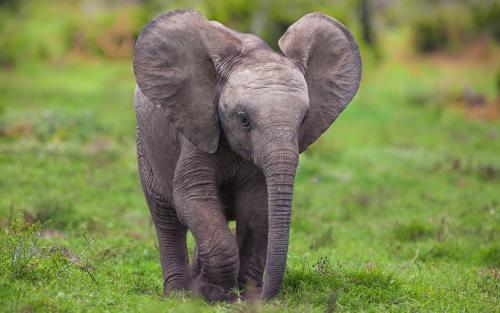
#> input picture _4.python/__code/大數據淘金術：Python機器學習高手實彈演練/elephant.jpg, 500 x 313 px, found by its file name
$ python filter.py
#> lines starting #> are read from the running program, lines starting #| are printed output that depends on the picture
from PIL import Image,ImageFilter
im=Image.open("images/elephant.jpg")
#> im is the input picture: PIL image 500x313 RGB; mean R, G, B 124.4, 132.9, 82.1
new=im.filter(ImageFilter.EDGE_ENHANCE)
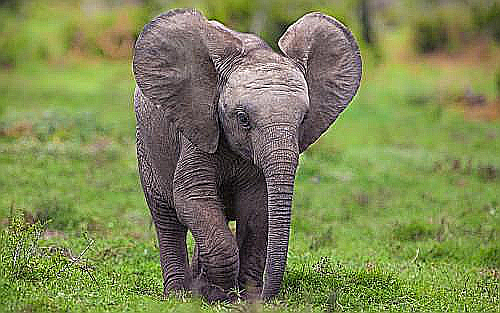
#> new: PIL image 500x313 RGB; mean R, G, B 124.9, 133.4, 83.5
new.show()
